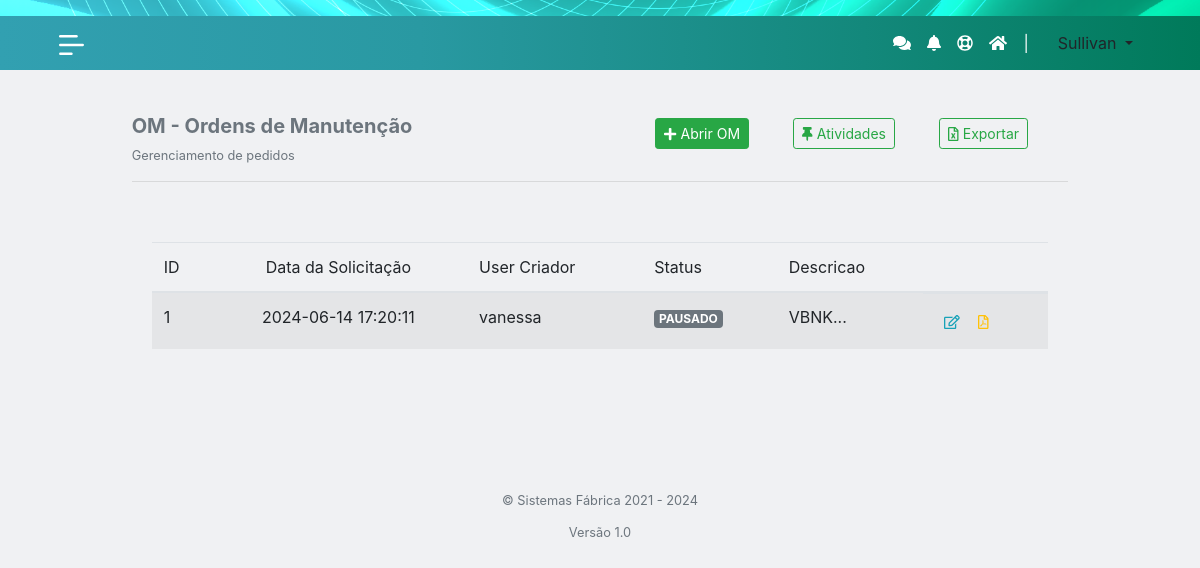
/lista-om.php (signed in), run on an earlier commit of the app's database.
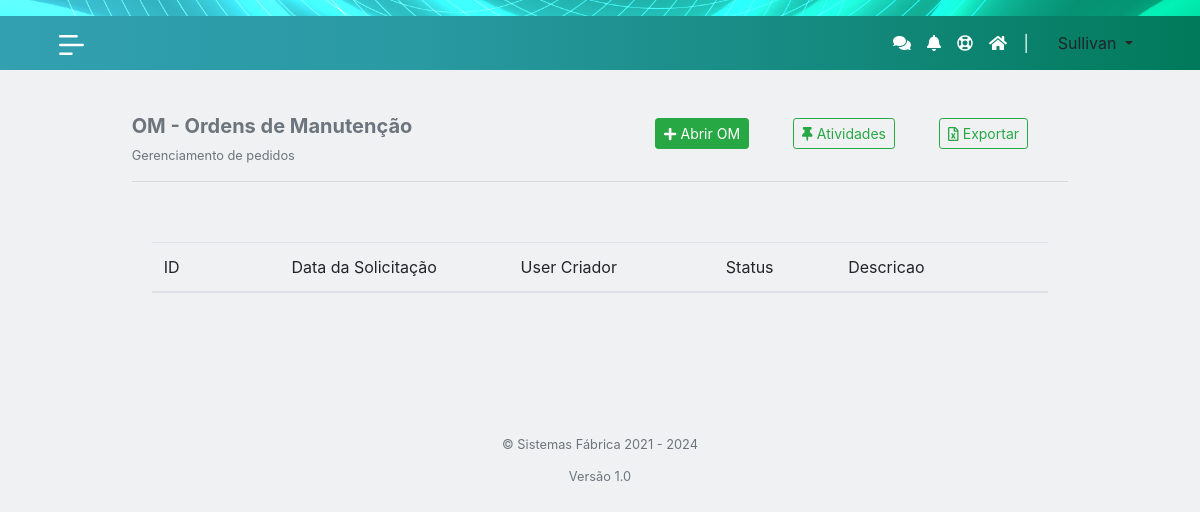
And on a later commit of the database.
### tables this page shows
CREATE TABLE IF NOT EXISTS `ordenmanutencao` (
  `omId` int NOT NULL AUTO_INCREMENT,
  `omUserCriador` varchar(200) NOT NULL,
  `omNomeCriador` varchar(200) NOT NULL,
  `omEmailCriador` varchar(200) NOT NULL,
  `omDtCriacao` timestamp NOT NULL DEFAULT CURRENT_TIMESTAMP,
  `omDtUpdate` timestamp NOT NULL DEFAULT CURRENT_TIMESTAMP,
  `omUserIp` varchar(20) NOT NULL,
  `omSetor` varchar(200) NOT NULL,
  `omDescricao` varchar(200) NOT NULL,
  `omNumMaquina` varchar(50) DEFAULT NULL,
  `omNomeMaquina` varchar(200) DEFAULT NULL,
  `omNomeArquivo` text,
  `omGrauUrgencia` varchar(10) NOT NULL,
  `omDtEntregasDesejada` varchar(100) NOT NULL,
  `omDtEntregaReal` varchar(200) DEFAULT NULL,
  `dtExecucao` varchar(100) DEFAULT NULL,
  `omObs` text,
  `omStatus` varchar(20) NOT NULL,
  PRIMARY KEY (`omId`)
);

### lista-om.php (the view, shortened to what this page needs)
<?php
if (isset($_SESSION["useruid"])) {
    include("php/head_tables.php");
?>
    <body class="bg-light-gray2">
        <?php
        include_once 'php/navbar.php';
        ?>
        <div id="main">
            <div class="container-fluid">
                <div class="row py-4 d-flex justify-content-center">
                    <div class="col-sm-10">
                        <div class="row d-flex justify-content-around">
                            <div class="col-sm d-flex justify-content-start" style="flex-direction: column;">
                                <h5 class="text-muted"><b>OM - Ordens de Manutenção</b></h5>
                                <small class="text-muted">Gerenciamento de pedidos</small>
                            </div>
                            <div class="col-sm d-none d-sm-block">
                                <div class="d-flex justify-content-evenly">
                                    <div class="d-flex justify-content-center p-1">
                                        <a href="novaos?t=om"><button class="btn btn-success btn-sm"><i class="fas fa-plus"></i> Abrir OM</button></a>
                                    </div>
                                    <div class="d-flex justify-content-center p-1">
                                        <a href="atividades-om"><button class="btn btn-outline-success btn-sm"><i class="fas fa-thumbtack"></i> Atividades</button></a>
                                    </div>
                                    <div class="d-flex justify-content-center p-1">
                                        <a href="export?t=om"><button class="btn btn-outline-success btn-sm"><i class="far fa-file-excel"></i> Exportar</button></a>
                                    </div>
                                </div>
                            </div>
                        </div>
                        <hr>
                        <br>
                        <div class="">
                            <div class="card-body">
                                <div class="content-panel" style="overflow-x: scroll;">
                                    <table id="tableProp" class="table table-striped table-advance table-hover">
                                        <thead>
                                            <tr>
                                                <th>ID</th>
                                                <th style="text-align: center;">Data da Solicitação</th>
                                                <th>User Criador</th>
                                                <th>Status</th>
                                                <th>Descricao</th>
                                                <th></th>
                                            </tr>
                                        </thead>
                                        <tbody>
                                            <?php
                                            require_once 'db/dbh.php';
                                            $ret = mysqli_query($conn, "SELECT * FROM ordenmanutencao");
                                            while ($row = mysqli_fetch_array($ret)) {
                                            ?>
                                                <tr>
                                                    <td><?php echo $row['omId']; ?></td>
                                                    <td style="text-align: center;"><?php echo $row['omDtCriacao']; ?></td>
                                                    <td><?php echo $row['omNomeCriador']; ?></td>
                                                    <td><span class="badge bg-secondary text-white"><?php echo $row['omStatus']; ?></span></td>
                                                    <td><?php echo substr($row['omDescricao'], 0, 50) . '...'; ?></td>
                                                    <td class="d-flex">
                                                        <a href="editarom?id=<?php echo $row['omId']; ?>">
                                                            <button class="btn text-info btn-sm"><i class="far fa-edit"></i></button></a>
                                                        <a href="om?id=<?php echo $row['omId']; ?>">
                                                            <button class="btn text-warning btn-sm"><i class="far fa-file-pdf"></i></button></a>
                                                    </td>
                                                </tr>
                                            <?php
                                            } ?>
                                        </tbody>
                                    </table>
                                </div>
                            </div>
                        </div>
                    </div>
                </div>
            </div>
        </div>
        <?php include_once 'php/footer_index.php' ?>
    <?php
} else {
    header("location: index");
    exit();
}
    ?>

What changed in the data, as far as the page shows it:
removed ordenmanutencao: omId "1", omDtCriacao "2024-06-14 17:20:11", omNomeCriador "vanessa", omStatus "PAUSADO", omDescricao "VBNK"
